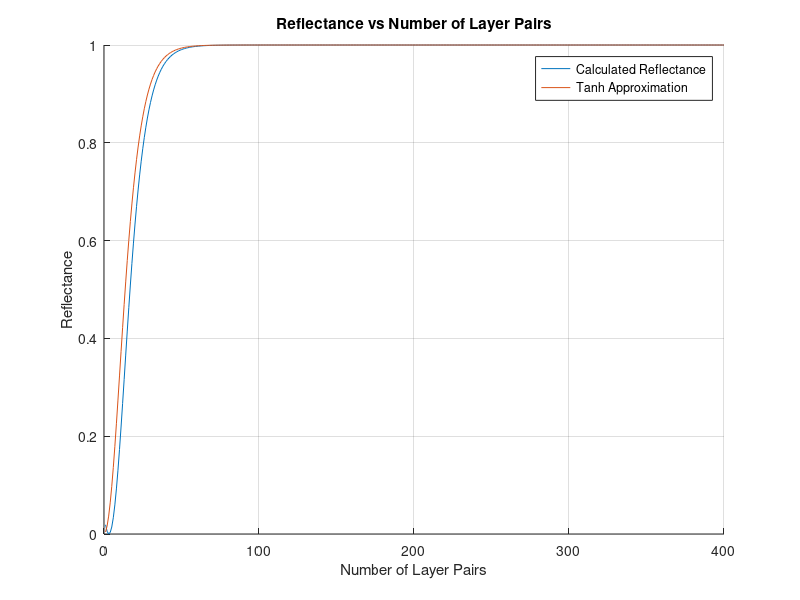
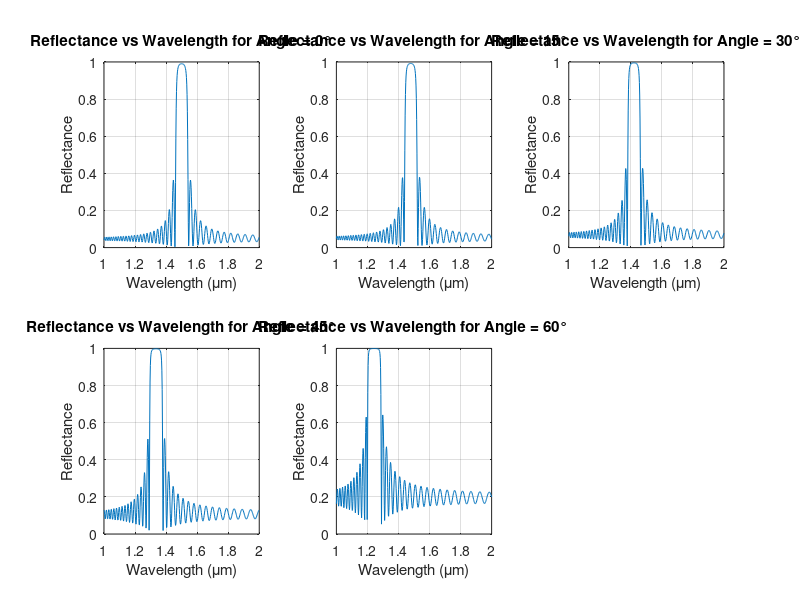
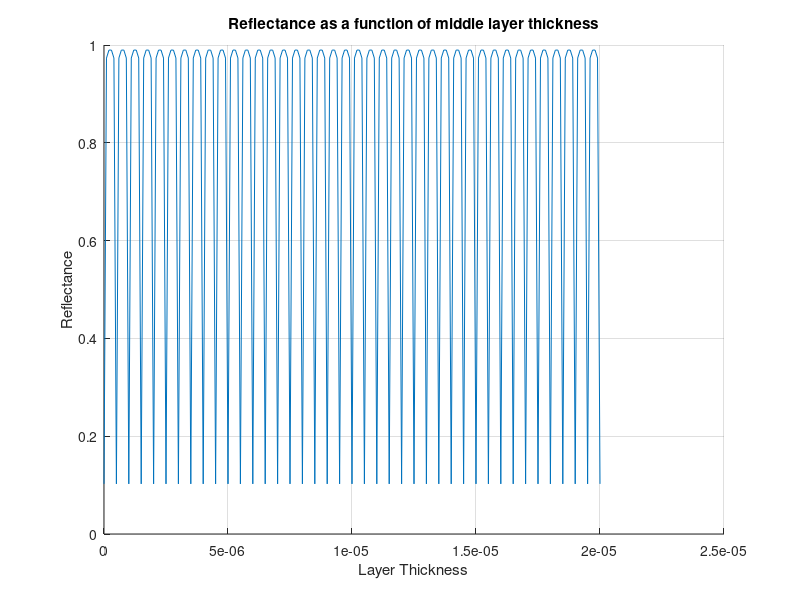
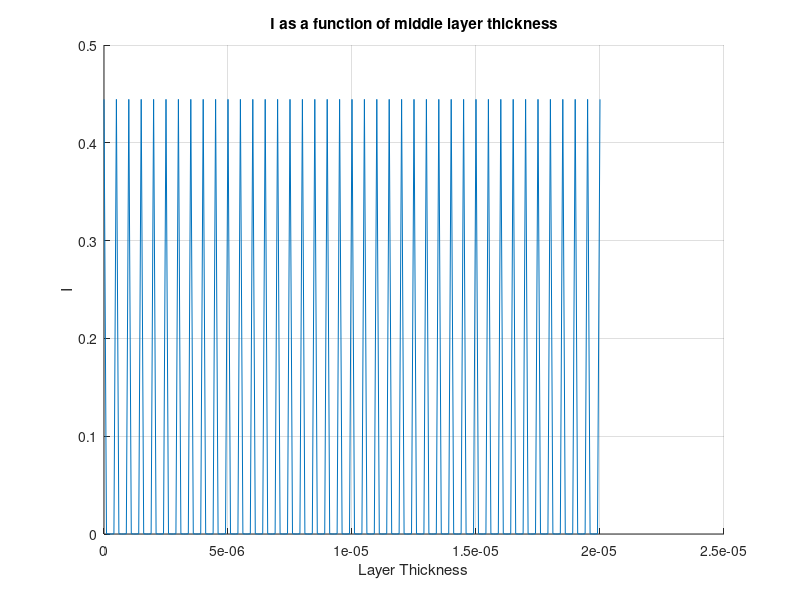

Source code (MATLAB) for these figures, in order:
clc, clearvars

clear;
close all;

% Define constants
lambda_design = 1.5e-6;    % Wavelength {m}
n_high = 1.5;              
n_low = 1.6;               
n_air = 1.0;               % Refractive index of air
num_pairs = 1:400;         
incident_angle = 0;        

%% Section A: Reflectance vs Number of Layer Pairs
phase_matrix = [1i, 0; 0, -1i];  
D_air = [1, 1; n_air, -n_air];   
D_air_inv = inv(D_air);          
D_high = [1, 1; n_high * cos(incident_angle), -n_high * cos(incident_angle)];
D_high_inv = inv(D_high);
D_low = [1, 1; n_low * cos(incident_angle), -n_low * cos(incident_angle)];
D_low_inv = inv(D_low);

% Loop through pairs to calculate reflectance
for n = num_pairs
    M = D_air_inv * (D_high * phase_matrix * D_high_inv * D_low * phase_matrix * D_low_inv)^n * D_high;
    reflection(n) = abs(M(2, 1) / M(1, 1))^2;
end

% Plotting reflectance as a function of the number of pairs
figure(1);
hold on;
x_values = tanh(num_pairs * log(n_high / n_low)).^2;
plot(num_pairs, reflection);
plot(num_pairs, x_values);
title('Reflectance vs Number of Layer Pairs');
xlabel('Number of Layer Pairs');
ylabel('Reflectance');
legend('Calculated Reflectance', 'Tanh Approximation');
grid on;

%% Section B: Reflectance vs Wavelength for Different Angles
num_pairs = 50;                        % Fix number of pairs
angles_deg = [0:15:60];                 % Set of angles in degrees
angles_rad = deg2rad(angles_deg);       % Convert angles to radians
lambda_range = linspace(1e-6, 2e-6, 500); % Wavelength range

for j = 1:length(angles_rad)
    reflectance_wavelength = zeros(size(lambda_range)); % Initialize reflectance matrix

    theta1 = asin((n_air / n_high) * sin(angles_rad(j)));
    D_air = [1, 1; n_air * cos(angles_rad(j)), -n_air * cos(angles_rad(j))];
    D_air_inv = inv(D_air);
    D_high = [1, 1; n_high * cos(theta1), -n_high * cos(theta1)];
    D_high_inv = inv(D_high);
    theta2 = asin((n_high / n_low) * sin(theta1));
    D_low = [1, 1; n_low * cos(theta2), -n_low * cos(theta2)];
    D_low_inv = inv(D_low);
    theta3 = asin((n_low / n_high) * sin(theta2));
    D_high_2 = [1, 1; n_high * cos(theta3), -n_high * cos(theta3)];
    D_high_2_inv = inv(D_high_2);

    for k = 1:length(lambda_range)
        exp1 = (lambda_design / lambda_range(k)) * (pi / 2) * cos(theta1);
        exp2 = (lambda_design / lambda_range(k)) * (pi / 2) * cos(theta2);
        exp3 = (lambda_design / lambda_range(k)) * (pi / 2) * cos(theta3);

        P1 = [exp(1i * exp1), 0; 0, exp(-1i * exp1)];
        P2 = [exp(1i * exp2), 0; 0, exp(-1i * exp2)];
        P3 = [exp(1i * exp3), 0; 0, exp(-1i * exp3)];

        M = D_air_inv * D_high * P1 * D_high_inv * (D_low * P2 * D_low_inv * D_high_2 * P3 * D_high_2_inv)^(num_pairs-1) * D_low * P2 * D_low_inv * D_high_2;
        reflectance_wavelength(k) = abs(M(2, 1) / M(1, 1))^2;
    end

    % Plotting results for each angle
    figure(2);
    subplot(2, 3, j);
    plot(lambda_range * 1e6, reflectance_wavelength, 'DisplayName', sprintf('%d°', angles_deg(j)));
    title(sprintf('Reflectance vs Wavelength for Angle = %d°', angles_deg(j)));
    xlabel('Wavelength (\mum)');
    ylabel('Reflectance');
    grid on;
end

%% Section C: Reflection with Layer Expansion
clear;
lambda_design = 1.5e-6; % Design wavelength
n_high = 1.5;           % High refractive index layer
n_low = 1.6;            % Low refractive index layer
n_air = 1.0;            % Air refractive index
num_pairs = 50;         % Number of pairs
theta_incident = 0;     % Incident angle
layer_thickness = (0:0.01:2) * 10e-6;

D_air = [1, 1; n_air, -n_air];
D_air_inv = inv(D_air);
D_high = [1, 1; n_high * cos(theta_incident), -n_high * cos(theta_incident)];
D_high_inv = inv(D_high);
D_low = [1, 1; n_low * cos(theta_incident), -n_low * cos(theta_incident)];
D_low_inv = inv(D_low);
index = 0;

for thickness = layer_thickness
    index = index + 1;
    exp_high = (pi / 2);
    exp_low = (2 * pi * n_high / lambda_design) * thickness;

    P_high = [exp(1i * exp_high), 0; 0, exp(-1i * exp_high)];
    P_low = [exp(1i * exp_low), 0; 0, exp(-1i * exp_low)];

    M_change = D_high * P_low * D_high_inv * D_low * P_high * D_low_inv;
    M_final = D_air_inv * (D_high * P_high * D_high_inv * D_low * P_high * D_low_inv)^((num_pairs / 2) - 1) * M_change * (D_high * P_high * D_high_inv * D_low * P_high * D_low_inv)^(num_pairs / 2) * D_high;

    reflectance(index) = abs(M_final(2, 1) / M_final(1, 1))^2;

    T(index) = abs(1 / M_final(1, 1))^2;
    a = 1 / (1 - reflectance(index))^2;
    b = 1 + (4 * reflectance(index) / (1 - reflectance(index))^2) * (sin(2 * pi * thickness * 10^6))^2;
    I(index) = a * (T(index)^2 / b);
end

figure(3);
hold on;
plot(layer_thickness, reflectance);
title('Reflectance as a function of middle layer thickness');
xlabel('Layer Thickness');
ylabel('Reflectance');
grid on;

figure(4);
hold on;
plot(layer_thickness, I);
title('I as a function of middle layer thickness');
xlabel('Layer Thickness');
ylabel('I');
grid on;

%% Section D: Reflection vs Wavelength
clear;
lambda_design = 1.5e-6; % Wavelength in meters
n_high = 1.5;           % High refractive index layer
n_low = 1.6;            % Low refractive index layer
n_air = 1.0;            % Refractive index of air
num_pairs = 10;         % Number of layer pairs
theta = 0;              % Incident angle
wavelength_range = linspace(1e-6, 2e-6, 2000);
d_layer = 20 * 10^-6;

D_air = [1, 1; n_air, -n_air];
D_air_inv = inv(D_air);
D_high = [1, 1; n_high * cos(theta), -n_high * cos(theta)];
D_high_inv = inv(D_high);
D_low = [1, 1; n_low * cos(theta), -n_low * cos(theta)];
D_low_inv = inv(D_low);
counter = 0;

for k = 1:length(wavelength_range)
    counter = counter + 1;
    exp1 = (lambda_design / wavelength_range(k)) * (pi / 2);
    exp2 = d_layer * (2 * pi * n_high / wavelength_range(k));

    P1 = [exp(1i * exp1), 0; 0, exp(-1i * exp1)];
    P_change = [exp(1i * exp2), 0; 0, exp(-1i * exp2)];

    M_mod = D_high * P_change * D_high_inv * D_low * P1 * D_low_inv;
    M_reflection = D_air_inv * (D_high * P1 * D_high_inv * D_low * P1 * D_low_inv)^((num_pairs / 2) - 1) * M_mod * (D_high * P1 * D_high_inv * D_low * P1 * D_low_inv)^(num_pairs / 2) * D_high;
    reflectance(counter) = abs(M_reflection(2, 1) / M_reflection(1, 1))^2;
end

figure(5);
plot(wavelength_range, reflectance);
title(sprintf('Reflectance vs Wavelength for %d layers', num_pairs));
xlabel('Wavelength (\mum)');
ylabel('Reflectance');
grid on;
